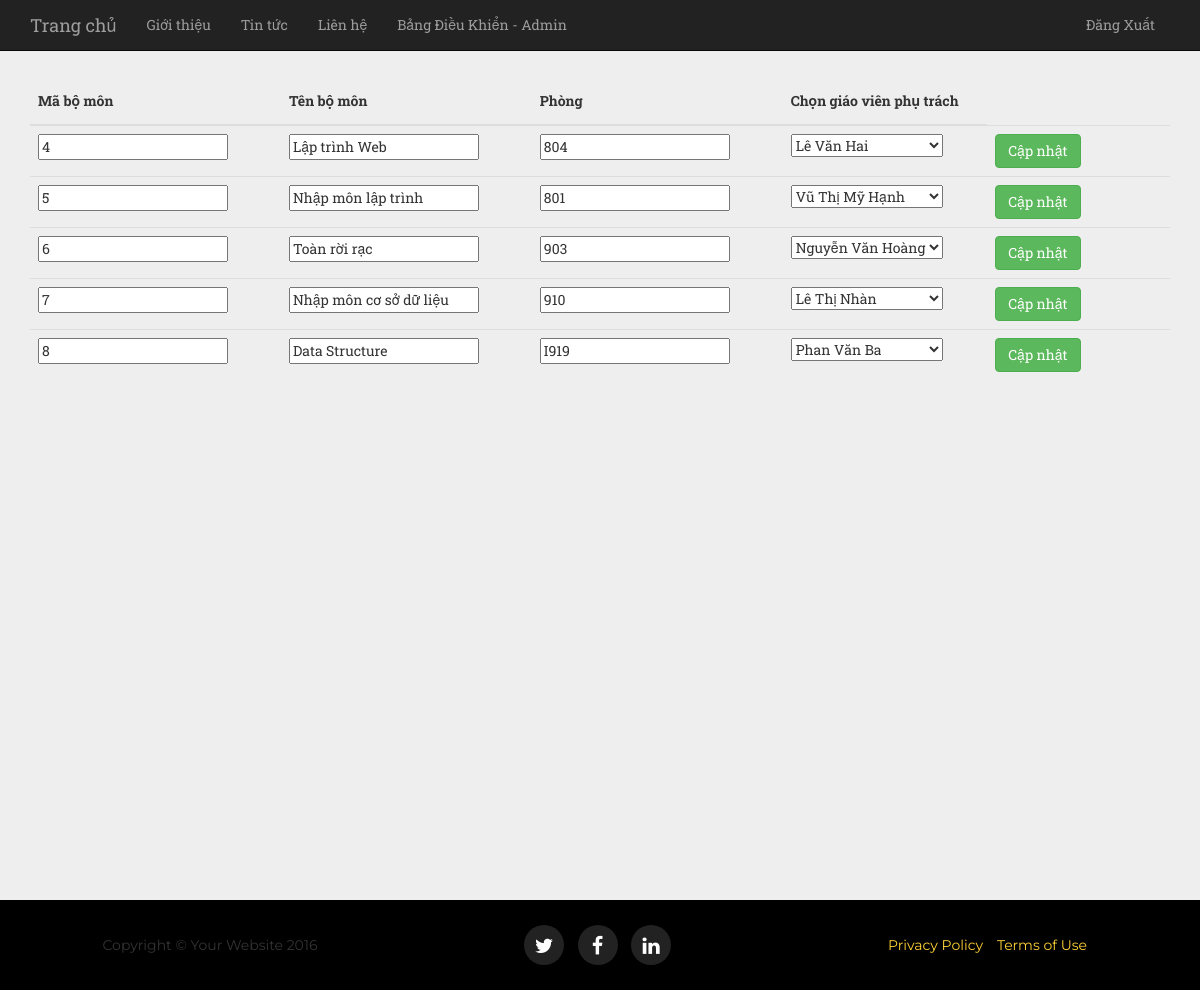
Page /admin-capnhatbomon.php (signed in) on the committed database.
### tables this page shows
CREATE TABLE `bomon` (
  `MaBM` int(10) NOT NULL,
  `TenBM` varchar(50) DEFAULT NULL,
  `Phong` varchar(10) DEFAULT NULL,
  `SoDienThoai` varchar(20) DEFAULT NULL,
  `GVPhuTrach` varchar(10) DEFAULT NULL
);

### admin-capnhatbomon.php (the view, shortened to what this page needs)
	<?php require("header.php"); ?>
	<link rel="stylesheet" href="css/style.css">
</head>
<body>
    <?php require("topnavbar.php") ?>
  	<hr><hr><hr>
   	<div class="container">
   		<div class="row">
   			<div class="col-lg-12">
				<form class="" action="" method="post">
				<table class="table table-hover">
					<thead>
						<th><label>Mã bộ môn</label></th>
						<th><label>Tên bộ môn</label></th>
						<th><label>Phòng</label></th>
						<th><label>Chọn giáo viên phụ trách</label></th>
					</thead>
					<tbody>
						<?php
							$str_laybm = "select * from bomon";
							$kq_laybm = mysqli_query($conn, $str_laybm);
							while($row = mysqli_fetch_array($kq_laybm))
							{
								echo "<tr>";
								echo "<td><input value='$row[MaBM]' name='mabm' readonly></td>";
								echo "<td><input value='$row[TenBM]' name='tenbm' required></td>";
								echo "<td><input value='$row[Phong]' name='phong' required></td>";
								echo "<td><select name='giaovienpt' class='chongv'>";
								$str_laygv = "select * from user where LoaiUser='2'";
								$kq_laygv = mysqli_query($conn, $str_laygv);
								while($row1 = mysqli_fetch_array($kq_laygv))
								{
									if($row[GVPhuTrach]==$row1[MaUser])
									{
										echo "<option value='$row1[MaUser]' selected>$row1[HoTen]</option>";
									}
									else
										echo "<option value='$row1[MaUser]'>$row1[HoTen]</option>";
								}
								echo "<select></td>";
								echo "<td><input class='Up btn btn-success' value='Cập nhật' type='button'></td>";
								echo "</tr>";
							}
						?>
					</tbody>
				</table>
				</form>
			</div>
		</div>
	</div>
<?php require("footer.php") ?>

### header.php (shortened to what this page needs)
<!DOCTYPE html>
<html lang="en">
<head>
    <link href="css/bootstrap.min.css" rel="stylesheet">
    <link href="css/full-slider.css" rel="stylesheet">
    <link href="css/master.css" rel="stylesheet">
	<link rel="stylesheet" href="css/footer-distributed-with-address-and-phones.css">
	<link rel="stylesheet" href="http://maxcdn.bootstrapcdn.com/font-awesome/4.2.0/css/font-awesome.min.css">
	<link href="sm.css" rel="stylesheet">
	<link href="vendor/bootstrap/css/bootstrap.min.css" rel="stylesheet">
    <link href="vendor/font-awesome/css/font-awesome.min.css" rel="stylesheet" type="text/css">
    <link href="css/agency.min.css" rel="stylesheet">
    <link href="css/search.css" rel="stylesheet">

### topnavbar.php (shortened to what this page needs)
<nav class="navbar navbar-inverse navbar-fixed-top" role="navigation">
	<div class="container">
		<div class="navbar-header">
			<a class="navbar-brand" href="index.php">Trang chủ</a>
		</div>
		<div class="collapse navbar-collapse" id="bs-example-navbar-collapse-1">
			<ul class="nav navbar-nav keotrai">
				<li>
					<a href="gioithieu.php">Giới thiệu</a>
				</li>
				<li>
					<a href="tintuc.php">Tin tức</a>
				</li>
				<li>
					<a href="lienhe.php">Liên hệ</a>
				</li>
				<?php
					if(isset($_SESSION["userid"]) && $_SESSION["userloaiuser"] == 1)
						echo "<li><a href='panel-admin.php'>Bảng Điều Khiển - Admin</a></li>";
				?>
			</ul>
			<ul class="nav navbar-nav pull-right">
				<li>
					<?php
						if(!isset($_SESSION["userid"]))
							echo "<a href='login.php'>Đăng Nhập</a>";
						else
							echo "<a href='logout.php'>Đăng Xuất</a>";
					?>
				</li>
			</ul>
		</div>
	</div>
</nav>

### footer.php
    <footer>
        <div class="container">
            <div class="row">
                <div class="col-md-4">
                    <span class="copyright">Copyright &copy; Your Website 2016</span>
                </div>
                <div class="col-md-4">
                    <ul class="list-inline social-buttons">
                        <li><a href="#"><i class="fa fa-twitter"></i></a>
                        </li>
                        <li><a href="https://www.facebook.com/bhktitec"><i class="fa fa-facebook"></i></a>
                        </li>
                        <li><a href="#"><i class="fa fa-linkedin"></i></a>
                        </li>
                    </ul>
                </div>
                <div class="col-md-4">
                    <ul class="list-inline quicklinks">
                        <li><a href="#">Privacy Policy</a>
                        </li>
                        <li><a href="#">Terms of Use</a>
                        </li>
                    </ul>
                </div>
            </div>
        </div>
    </footer>
</body>
</html>

### css/full-slider.css (style rules this page uses)
html, body { height: 100%; }
footer { margin-top: 0px; margin-left: 0px; margin-right: 0px; }

### css/style.css (style rules this page uses)
body { background: #eee !important; }

### rows in the picture
bomon: mabm "4", tenbm "Lập trình Web", phong "804"
bomon: mabm "5", tenbm "Nhập môn lập trình", phong "801"
bomon: mabm "6", tenbm "Toàn rời rạc", phong "903"
bomon: mabm "7", tenbm "Nhập môn cơ sở dữ liệu", phong "910"
bomon: mabm "8", tenbm "Data Structure", phong "I919"

### other values in the picture
form field giaovienpt "Lê Văn Hai"
form field giaovienpt "Vũ Thị Mỹ Hạnh"
form field giaovienpt "Nguyễn Văn Hoàng"
form field giaovienpt "Lê Thị Nhàn"
form field giaovienpt "Phan Văn Ba"
